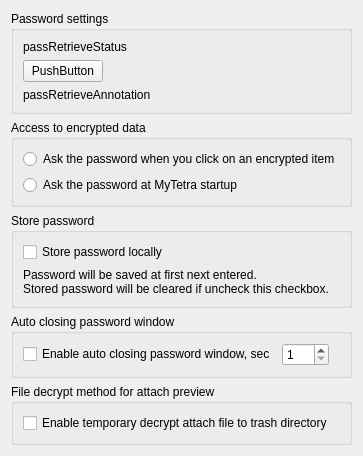
<?xml version="1.0" encoding="UTF-8"?>
<ui version="4.0">
 <class>AppConfigPage_Crypt</class>
 <widget class="QWidget" name="AppConfigPage_Crypt">
  <property name="geometry">
   <rect>
    <x>0</x>
    <y>0</y>
    <width>352</width>
    <height>433</height>
   </rect>
  </property>
  <property name="windowTitle">
   <string>Form</string>
  </property>
  <layout class="QVBoxLayout" name="verticalLayout_6">
   <item>
    <widget class="QGroupBox" name="passRetrieveBox">
     <property name="title">
      <string>Password settings</string>
     </property>
     <layout class="QVBoxLayout" name="verticalLayout_3">
      <item>
       <widget class="QLabel" name="passRetrieveStatus">
        <property name="text">
         <string>passRetrieveStatus</string>
        </property>
       </widget>
      </item>
      <item>
       <layout class="QHBoxLayout" name="horizontalLayout">
        <item>
         <widget class="QPushButton" name="passRetrieveButton">
          <property name="text">
           <string>PushButton</string>
          </property>
         </widget>
        </item>
        <item>
         <spacer name="horizontalSpacer">
          <property name="orientation">
           <enum>Qt::Horizontal</enum>
          </property>
          <property name="sizeHint" stdset="0">
           <size>
            <width>40</width>
            <height>20</height>
           </size>
          </property>
         </spacer>
        </item>
       </layout>
      </item>
      <item>
       <widget class="QLabel" name="passRetrieveAnnotation">
        <property name="text">
         <string>passRetrieveAnnotation</string>
        </property>
        <property name="wordWrap">
         <bool>true</bool>
        </property>
       </widget>
      </item>
     </layout>
    </widget>
   </item>
   <item>
    <widget class="QGroupBox" name="howPassRequestBox">
     <property name="title">
      <string>Access to encrypted data</string>
     </property>
     <layout class="QVBoxLayout" name="verticalLayout_2">
      <item>
       <widget class="QRadioButton" name="howPassRequestRadio1">
        <property name="text">
         <string>Ask the password when you click on an encrypted item</string>
        </property>
       </widget>
      </item>
      <item>
       <widget class="QRadioButton" name="howPassRequestRadio2">
        <property name="text">
         <string>Ask the password at MyTetra startup</string>
        </property>
       </widget>
      </item>
     </layout>
    </widget>
   </item>
   <item>
    <widget class="QGroupBox" name="storePassRequestBox">
     <property name="title">
      <string>Store password</string>
     </property>
     <layout class="QVBoxLayout" name="verticalLayout">
      <item>
       <widget class="QCheckBox" name="passwordSaveEnable">
        <property name="text">
         <string>Store password locally</string>
        </property>
       </widget>
      </item>
      <item>
       <widget class="QLabel" name="passwordSaveAnnotation">
        <property name="text">
         <string>Password will be saved at first next entered.&lt;br&gt;Stored password will be cleared if uncheck this checkbox.</string>
        </property>
        <property name="wordWrap">
         <bool>true</bool>
        </property>
       </widget>
      </item>
     </layout>
    </widget>
   </item>
   <item>
    <widget class="QGroupBox" name="autoClosePasswordBox">
     <property name="title">
      <string>Auto closing password window</string>
     </property>
     <layout class="QVBoxLayout" name="verticalLayout_4">
      <item>
       <layout class="QHBoxLayout" name="horizontalLayout_2">
        <item>
         <widget class="QCheckBox" name="autoClosePasswordEnable">
          <property name="text">
           <string>Enable auto closing password window, sec</string>
          </property>
         </widget>
        </item>
        <item>
         <widget class="QSpinBox" name="autoClosePasswordDelay">
          <property name="minimum">
           <number>1</number>
          </property>
          <property name="maximum">
           <number>999</number>
          </property>
         </widget>
        </item>
        <item>
         <spacer name="horizontalSpacer_2">
          <property name="orientation">
           <enum>Qt::Horizontal</enum>
          </property>
          <property name="sizeHint" stdset="0">
           <size>
            <width>40</width>
            <height>20</height>
           </size>
          </property>
         </spacer>
        </item>
       </layout>
      </item>
     </layout>
    </widget>
   </item>
   <item>
    <widget class="QGroupBox" name="decryptFileToTrashDirectoryBox">
     <property name="title">
      <string>File decrypt method for attach preview</string>
     </property>
     <layout class="QVBoxLayout" name="verticalLayout_5">
      <item>
       <widget class="QCheckBox" name="decryptFileToTrashDirectoryEnable">
        <property name="text">
         <string>Enable temporary decrypt attach file to trash directory</string>
        </property>
       </widget>
      </item>
     </layout>
    </widget>
   </item>
   <item>
    <spacer name="verticalSpacer">
     <property name="orientation">
      <enum>Qt::Vertical</enum>
     </property>
     <property name="sizeHint" stdset="0">
      <size>
       <width>20</width>
       <height>26</height>
      </size>
     </property>
    </spacer>
   </item>
  </layout>
 </widget>
 <resources/>
 <connections/>
</ui>
